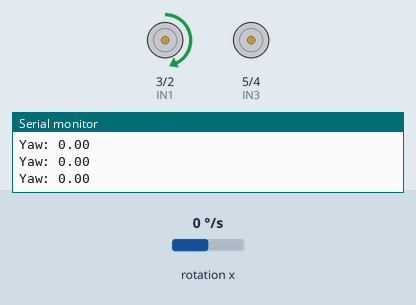
A sketch run on a simulated Arduino Uno, built with avr-gcc and run on an emulated ATmega328P. Shown: motor-driver pin pairs drawn as motors (green arrow = first pin HIGH = forward, orange = second pin HIGH = backward, longer = more drive), the last lines printed to the serial monitor. Wiring (inferred from the names in the program): MPU-6050 motion sensor at I2C address 0x69. The test bench sets the inputs (shaded band); at power-on: rotation x 0 °/s.

Above: at 4.5 s.
4.6 s: rotation x set to -24 °/s
7.6 s: rotation x set to -30 °/s
At 9.1 s:
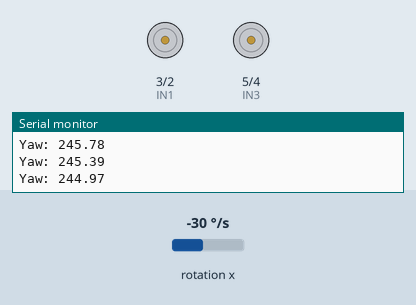
At 10.7 s:
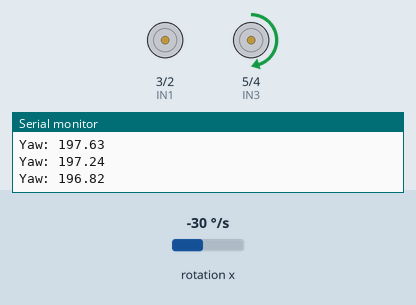
Timing chart, 0 to 12.2 s (numbered marks = the images above; inputs shaded):
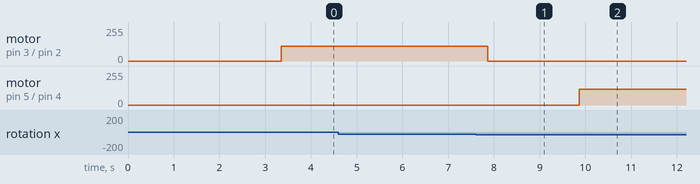

The sketch:

IMU.ino
```cpp
// CCW

#include <Wire.h>

// ======= Motor Pin ==========
const int IN1 = 3;  // Motor kiri PWM
const int IN2 = 2;  // Motor kiri LOW
const int IN3 = 5;  // Motor kanan PWM
const int IN4 = 4;  // Motor kanan LOW

// ======= IMU MPU6050 =========
float RateYaw = 0, AngleYaw = 0;
float YawOffset = 0;
unsigned long prevTime = 0;

// ======= Logika Belok =========
bool belokKanan = true; // kondisi awal: belok ke kanan
unsigned long delayStart = 0;
bool sedangDelay = false;

void setup() {
  Serial.begin(9600);
  Wire.begin();
  delay(100);

  // Setup pin motor
  pinMode(IN1, OUTPUT);
  pinMode(IN2, OUTPUT);
  pinMode(IN3, OUTPUT);
  pinMode(IN4, OUTPUT);
  stopMotor();

  // Inisialisasi MPU6050
  Wire.beginTransmission(0x69);
  Wire.write(0x6B); // Power management register
  Wire.write(0x00); // Wake up
  Wire.endTransmission();

  // Set sensitivitas gyro ±500°/s (FS_SEL = 1)
  Wire.beginTransmission(0x69);
  Wire.write(0x1B); // Gyro config
  Wire.write(0x08); // ±500 dps
  Wire.endTransmission();

  // === Kalibrasi Selama 2 Detik ===
  Serial.println("Kalibrasi IMU...");
  for (int i = 0; i < 2000; i++) {
    bacaGyroZ();
    YawOffset += RateYaw;
    delay(1);
  }
  YawOffset /= 2000.0;
  Serial.println("Selesai kalibrasi.");

  prevTime = millis();
}

void loop() {
  updateYaw();

  Serial.print("Yaw: ");
  Serial.println(AngleYaw);

  if (sedangDelay) {
    if (millis() - delayStart >= 2000) {
      sedangDelay = false;
      belokKanan = !belokKanan; // Ganti arah
    } else {
      stopMotor();
      return;
    }
  }

  if (belokKanan) {
    // Belok kanan hingga mencapai 270 derajat (dari 0 naik CCW)
    if (AngleYaw < 260 || AngleYaw > 280) {
      belokKanan90();
    } else {
      stopMotor();
      sedangDelay = true;
      delayStart = millis();
    }
  } else {
    // Belok kiri kembali ke 0 dari 270 (counter-clockwise)
    if (AngleYaw > 10 && AngleYaw < 350) {
      belokKiri90();
    } else {
      stopMotor();
      sedangDelay = true;
      delayStart = millis();
    }
  }

  delay(10);
}

// ======================= Fungsi IMU =======================
void bacaGyroZ() {
  Wire.beginTransmission(0x69);
  Wire.write(0x43); // GYRO_ZOUT_H
  Wire.endTransmission();
  Wire.requestFrom(0x69, 2);
  int16_t gyroZ = Wire.read() << 8 | Wire.read();
  RateYaw = (float)gyroZ / 65.5; // untuk ±500°/s
}

void updateYaw() {
  bacaGyroZ();
  RateYaw -= YawOffset;

  unsigned long currTime = millis();
  float dt = (currTime - prevTime) / 1000.0;
  prevTime = currTime;

  AngleYaw += RateYaw * dt;

  // Normalisasi agar tetap dalam range [0, 360)
  if (AngleYaw >= 360) AngleYaw -= 360;
  if (AngleYaw < 0) AngleYaw += 360;
}

// ======================= Fungsi Motor =======================
void stopMotor() {
  analogWrite(IN1, 0); digitalWrite(IN2, LOW);
  analogWrite(IN3, 0); digitalWrite(IN4, LOW);
}

void belokKanan90() {
  analogWrite(IN1, 110); digitalWrite(IN2, LOW);  // kiri maju
  analogWrite(IN4, 120); digitalWrite(IN3, LOW);  // kanan mundur
}

void belokKiri90() {
  analogWrite(IN2, 110); digitalWrite(IN1, LOW);  // kiri mundur
  analogWrite(IN3, 120); digitalWrite(IN4, LOW);  // kanan maju
}
```

Measured:
- the behaviour switches between -26 and -27 °/s on rotation x (found by bisection; images 0 and 1)
